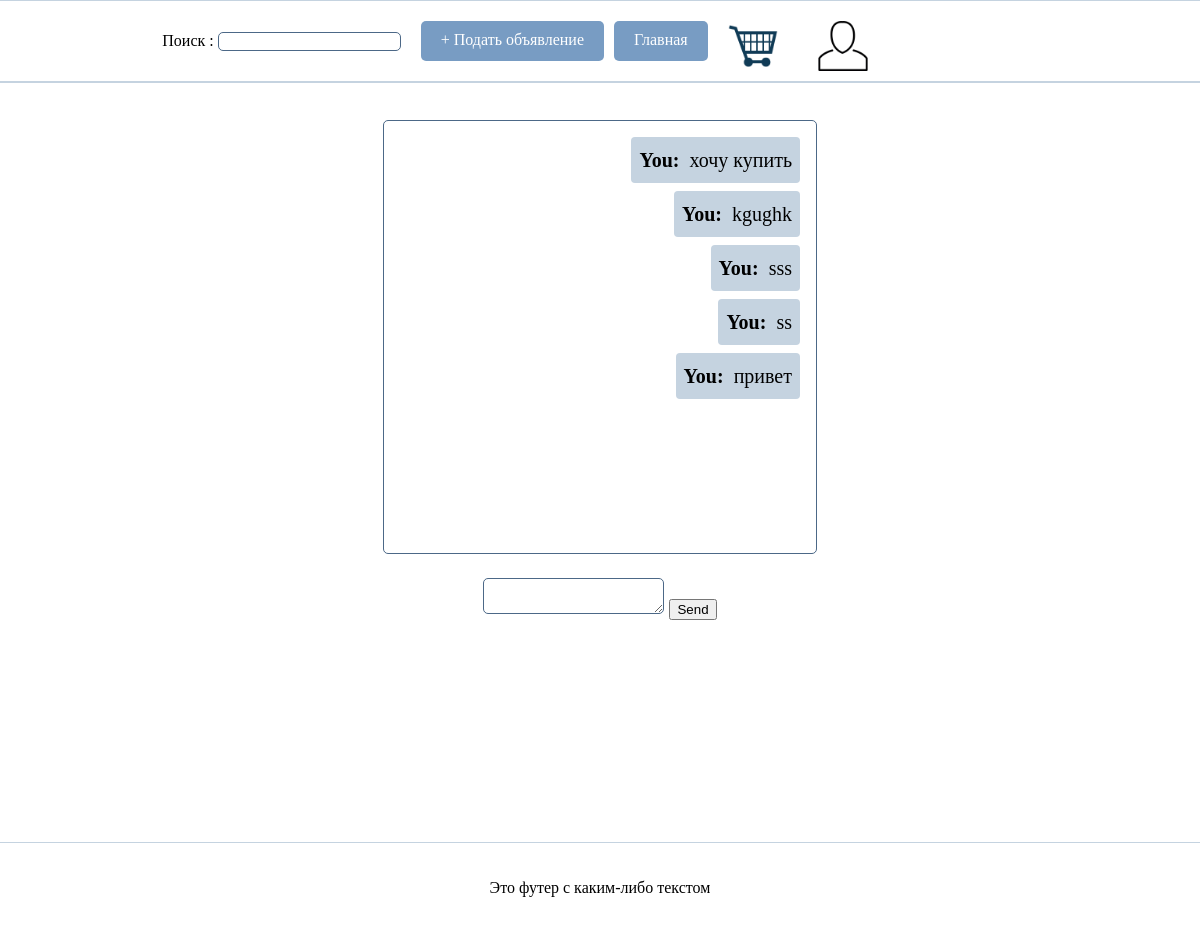
The app's page /compose/1/ (signed in) with its own data.
### main/models.py (models this page shows, shortened)
class Message(models.Model):
    sender = models.ForeignKey(User, on_delete=models.CASCADE, related_name='sent_messages')
    recipient = models.ForeignKey(User, on_delete=models.CASCADE, related_name='received_messages')
    content = models.TextField()
    created_at = models.DateTimeField(auto_now_add=True)
    is_read = models.BooleanField(default=False)

### main/views.py (the view)
# urls.py: path('compose/<int:user_id>/', views.compose_message, name='compose_message'),
def compose_message(request, user_id):
    recipient = get_object_or_404(User, id=user_id)
    if request.method == 'POST':
        form = MessageForm(request.POST)
        if form.is_valid():
            message = form.save(commit=False)
            message.sender = request.user
            message.recipient = recipient
            message.save()
            form = MessageForm()
            return redirect('compose_message', user_id=user_id)
    else:
        form = MessageForm()
    messages = Message.objects.filter(
        sender__in=[request.user, recipient],
        recipient__in=[request.user, recipient]
    ).order_by('created_at')
    return render(request, 'main/compose.html', {'form': form, 'messages': messages, 'recipient': recipient})

### main/forms.py
class TitleSearchForm(forms.Form):
    simple_title = forms.CharField(label='Поиск ', required=False)

class MessageForm(forms.ModelForm):
    class Meta:
        model = Message
        fields = ['content']

### main/context_processors.py (called while the page is built)
def title_search_form(request):
    search_form = TitleSearchForm(request.GET)
    return {'title_search_form': search_form}

### main/templates/main/compose.html (shortened to what this page needs)
{% extends "main/index.html" %}
{% block content %}
 <div class="container">
  <div class="message-container">
    {% for message in messages %}
    <div class="message {% if message.sender == request.user %}sender{% endif %}">
      <strong>{% if message.sender == request.user %}You{% else %}{{ message.sender.username }}{% endif %}:</strong>&nbsp; {{ message.content }}
    </div>
    {% endfor %}
  </div>
  <form class="form1" method="post">
    <textarea class="textarea1" name="content"></textarea>
    <button class="button1" type="submit">Send</button>
  </form>
</div>
{% endblock %}

### main/static/main/css/style.css (style rules this page uses)
html, body { margin: 0; padding: 0; }
body { margin: 0; padding: 0; height: 100vh; display: flex; flex-direction: column; }
p { color: #000; }
.container { display: flex; flex-direction: column; align-items: center; }
.message-container { display: flex; flex-direction: column; padding: 1rem; width: 400px; height: 400px; overflow: auto; border: 1px solid #4c6887; border-radius: 5px; margin-bottom: 1rem; }
.message { display: flex; max-width: 60%; align-items: center; margin-bottom: 0.5rem; background-color: #f0f0f0; border-radius: 4px; padding: 0.5rem; }
.message.sender { justify-self: end; background-color: #c5d3e0; color: black; margin-left: auto; }
input { border-radius: 5px; border: 1px solid #4c6887; }
textarea { border-radius: 5px; border: 1px solid #4c6887; margin-top: 8px; }

### records on screen
Message: shows "You", content "хочу купить"
Message: shows "You", content "kgughk"
Message: shows "You", content "sss"
Message: shows "You", content "ss"
Message: shows "You", content "привет"
